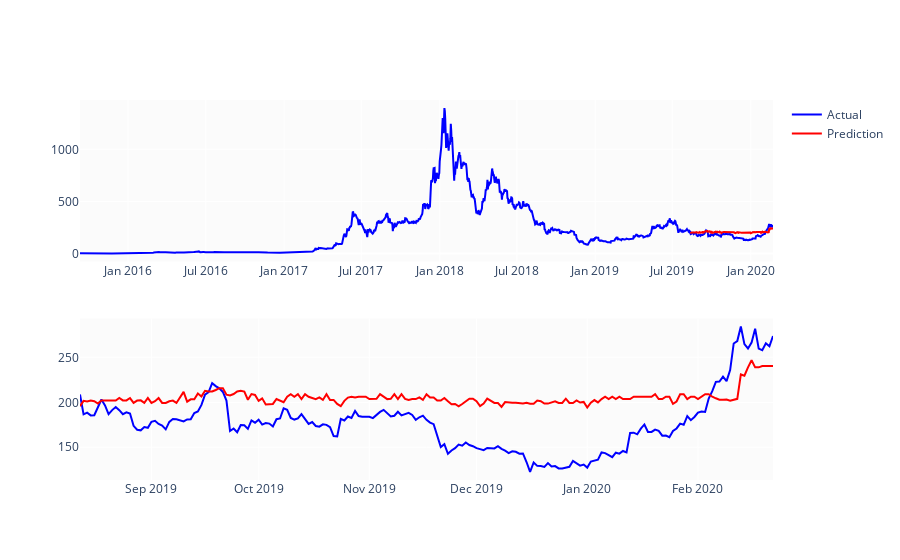

Here is the notebook cell this chart was saved with:
### Code cell
predicted_prices = df.loc[test_split_idx+1:].copy()
predicted_prices['Close'] = y_pred

fig = make_subplots(rows=2, cols=1)
fig.add_trace(go.Scatter(x=df.Date, y=df.Close,
                         name='Actual',
                         marker_color='Blue'), row=1, col=1)

fig.add_trace(go.Scatter(x=predicted_prices.Date,
                         y=predicted_prices.Close,
                         name='Prediction',
                         marker_color='Red'), row=1, col=1)

fig.add_trace(go.Scatter(x=predicted_prices.Date,
                         y=y_test,
                         name='Actual',
                         marker_color='Blue',
                         showlegend=False), row=2, col=1)

fig.add_trace(go.Scatter(x=predicted_prices.Date,
                         y=y_pred,
                         name='Prediction',
                         marker_color='Red',
                         showlegend=False), row=2, col=1)

fig.show()

### Figure 1 — Plotly figure (JSON) as saved in the notebook; plotly's stock layout.template omitted (floating-point values rounded to 4 significant figures; data arrays with more than 128 entries replaced by an {"elided": "..."} marker saying what was removed)
{"data": [{"marker": {"color": "Blue"}, "name": "Actual", "type": "scatter", "x": {"elided": "1627 str values"}, "xaxis": "x", "y": {"elided": "1627 float values"}, "yaxis": "y"}, {"marker": {"color": "Red"}, "name": "Prediction", "type": "scatter", "x": {"elided": "195 str values"}, "xaxis": "x", "y": {"elided": "195 float values"}, "yaxis": "y"}, {"marker": {"color": "Blue"}, "name": "Actual", "showlegend": false, "type": "scatter", "x": {"elided": "195 str values"}, "xaxis": "x2", "y": {"elided": "195 float values"}, "yaxis": "y2"}, {"marker": {"color": "Red"}, "name": "Prediction", "showlegend": false, "type": "scatter", "x": {"elided": "195 str values"}, "xaxis": "x2", "y": {"elided": "195 float values"}, "yaxis": "y2"}], "layout": {"xaxis": {"anchor": "y", "domain": [0, 1]}, "xaxis2": {"anchor": "y2", "domain": [0, 1]}, "yaxis": {"anchor": "x", "domain": [0.575, 1]}, "yaxis2": {"anchor": "x2", "domain": [0, 0.425]}}}
